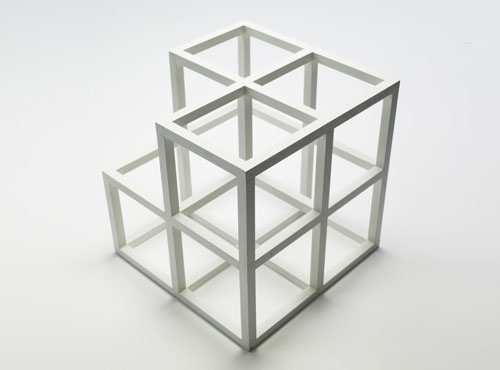
#> input picture input_ex3.jpg, 500 x 370 px
$ jupyter execute --allow-errors Assignment3.ipynb
#> lines starting #> are read from the running program, lines starting #| are printed output that depends on the picture; after the words box and inside, x2 and y2 are one past the last pixel; in counts of white or black regions, pixels touching at a corner belong together
# Task 1: Implement a function that detects lines in an image based on Hough-voting.
**Do not use** the built-in OpenCV function cv2.HoughLines() (you may use it for comparison only). You are free to use the provided image (input_ex3.jpg) or your own photos containing visible straight lines. All utility functions mentioned below can be found in Moodle.

## a\) Read the input image and convert it to a grayscale image with a value range [0, 1]. Plot the result image.

### Imports and Image Preperation

[cell 1]
import os
import numpy as np
import matplotlib.pyplot as plt
from fontTools.merge import cmap
from scipy import signal

#> (the rest of this cell did not finish here and is left out)

[cell 2]
# Load image
I = plt.imread(os.path.join("..", "input_ex3.jpg"))
#> I is the input picture: shape (370, 500, 3); mean R, G, B 218.4, 219.2, 216.6

# Convert to grayscale if RGB
if I.ndim == 3:
    I = I.mean(axis=2)
#> I: shape (370, 500) float64

# Convert to double precision and normalize
I = I.astype(np.float64)
I = (I - I.min()) / (I.max() - I.min())
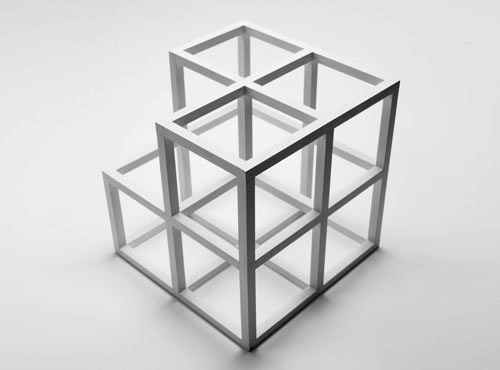
#> I: shape (370, 500) float64; min 0, max 1, mean 0.819

### Visualize Input Image

[cell 3]
plt.imshow(I, cmap="gray")
plt.title("Input image")
plt.axis("off")
plt.show()

## b\) Apply a GoG filter (from assignment 2) to derive gradient images in x- and y-direction and compute the gradient magnitude.

[cell 4]
def gog_kernels(sigma, size):
    k = size // 2
    x, y = np.meshgrid(
        np.arange(-k, k + 1),
        np.arange(-k, k + 1)
    )
    G = (1 / (2 * np.pi * sigma**2)) * np.exp(-(x**2 + y**2) / (2 * sigma**2))
    Gx = -x / sigma**2 * G
    Gy = -y / sigma**2 * G
    return Gx, Gy

[cell 5]
sigma = 0.8
ksize = 7

Gx, Gy = gog_kernels(sigma, ksize)

Ix = signal.convolve2d(I, Gx, mode="valid")
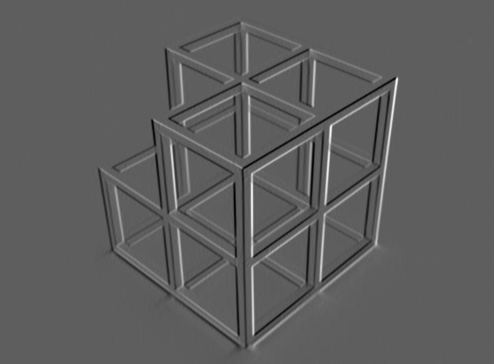
#> Ix: shape (364, 494) float64; min -0.2, max 0.339, mean -8.09e-05; drawn with min black and max white
Iy = signal.convolve2d(I, Gy, mode="valid")
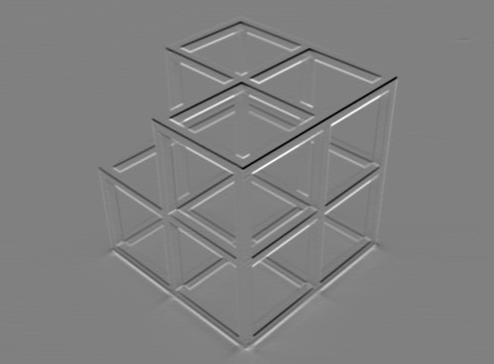
#> Iy: shape (364, 494) float64; min -0.311, max 0.305, mean -0.000213; drawn with min black and max white

Gmag = np.sqrt(Ix**2 + Iy**2)
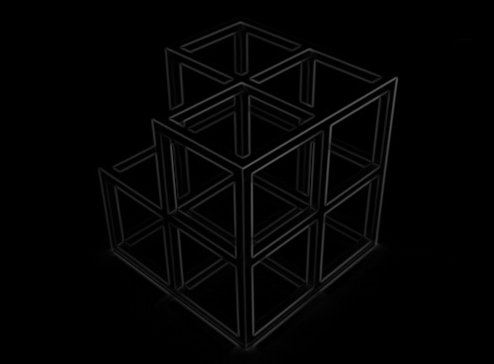
#> Gmag: shape (364, 494) float64; min 2.04e-18, max 0.362, mean 0.0156

## c\) Threshold gradient magnitude

[cell 6]
threshold = 0.2 * np.max(Gmag)
#> threshold = 0.0724
edges = Gmag > threshold
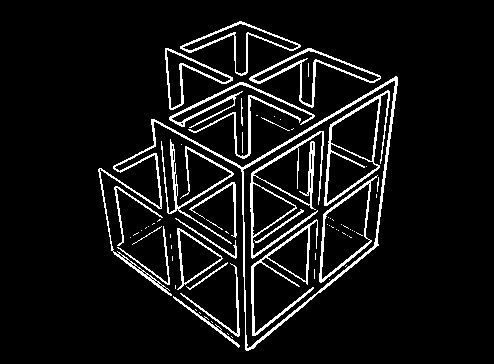
#> edges: shape (364, 494) bool; 7.6% white in thin lines or dots, all inside (x1, y1, x2, y2) = (98, 21, 398, 351)

plt.imshow(edges, cmap="gray")
plt.title("Binary edge mask")
plt.axis("off")
plt.show()

## d\) Hough line detection

[cell 7]
def hough_lines(edges, Ix, Iy, num_theta=360):
#> called with num_theta = 360
    rows, cols = edges.shape
#> rows = 364; cols = 494

    # Theta range (in degrees)
    theta = np.linspace(-90, 89, num_theta)
    # Convert to radians for trigonometric functions
    theta_rad = np.radians(theta)
    cos_t = np.cos(theta_rad)
    sin_t = np.sin(theta_rad)

    # Rho range
    diag_len = int(np.ceil(np.sqrt(rows**2 + cols**2)))
#> diag_len = 614
    rho = np.linspace(-diag_len, diag_len, 2 * diag_len + 1)
#> rho = 1229 values from -614 to 614

    H = np.zeros((len(rho), len(theta)), dtype=np.float64)

    ys, xs = np.nonzero(edges)
#> ys = 13640 values from 21 to 350; xs = 13640 values, max 397 at index 1745, min 98 at index 6388, mean 257

    # Gradient direction (in radians, range [-π, π])
    grad_theta = np.arctan2(Iy[ys, xs], Ix[ys, xs])
#> grad_theta = 13640 values, max 3.14 at index 12303, min -3.14 at index 5177, mean 0.0299

    for i in range(len(xs)):
        x = xs[i]
        y = ys[i]

        # Convert gradient angle from radians to degrees
        theta_line = np.degrees(grad_theta[i])
        theta_line = ((theta_line + 90) % 180) - 90

        # Find closest theta bin
        t_idx = np.argmin(np.abs(theta - theta_line))

        r = x * cos_t[t_idx] + y * sin_t[t_idx]
        r_idx = np.argmin(np.abs(rho - r))

        H[r_idx, t_idx] += 1
#> this loop made 13640 passes
#> (x, y, theta_line, t_idx, r, r_idx) on passes 1 to 3: (239, 21, 78.97, 339, 66.11, 680), (240, 21, 86.73, 354, 35.58, 650), (241, 21, -80.19, 20, 21.05, 635)
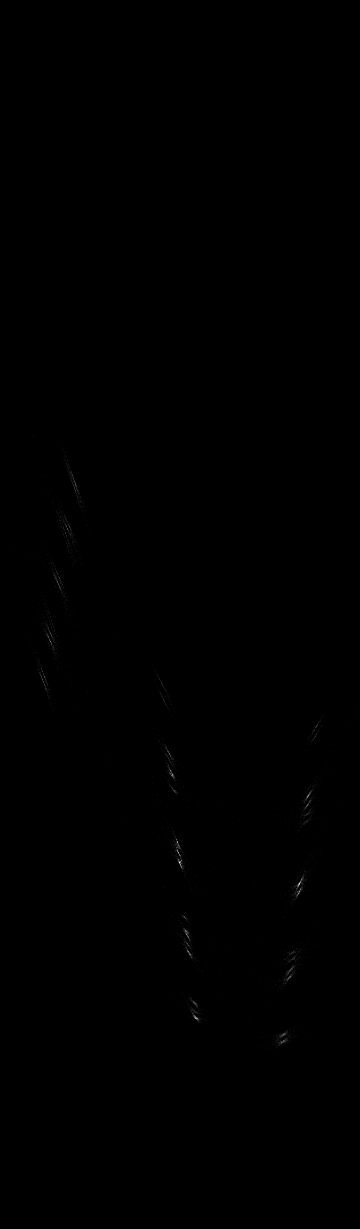
#> H: shape (1229, 360) float64; min 0, max 50, mean 0; drawn with min black and max white

    return H, theta, rho

[cell 8]
H, theta, rho = hough_lines(edges, Ix, Iy)
#> theta = 360 values from -90 to 89; rho = 1229 values from -614 to 614

## e\) Plot Hough voting array

[cell 9]
H_norm = H / H.max()
#> (the rest of this cell did not finish here and is left out)

$ run again, with Dnieper-river-low-contrast.png saved as input_ex3.jpg
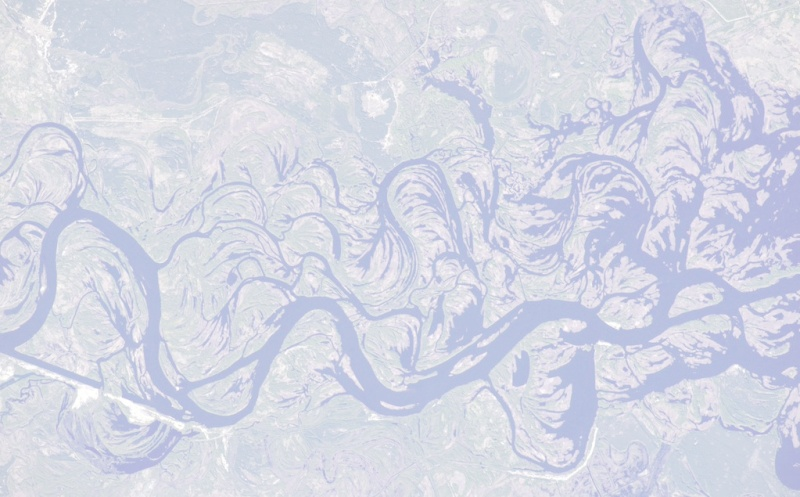
#> input picture Dnieper-river-low-contrast.png, 800 x 497 px
#> I is the input picture: shape (497, 800, 3); mean R, G, B 213.9, 216.7, 229.5
#> threshold = 0.0692
#> `edges = Gmag > threshold`:
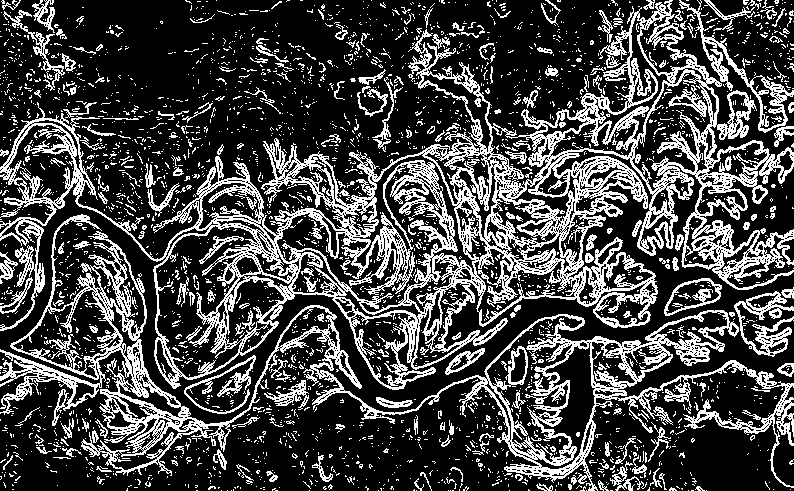
#> edges: shape (491, 794) bool; 27.4% white in thin lines or dots
#> the loop in hough_lines, `for i in range(len(xs)):` made 106735 passes
#> (x, theta_line, t_idx, r, r_idx) on passes 1 to 3: (2, -60, 60, 0.997, 935), (3, -52.48, 75, 1.82, 936), (13, 47.37, 276, 8.76, 943)
#> after the loop in hough_lines, `for i in range(len(xs)):`:
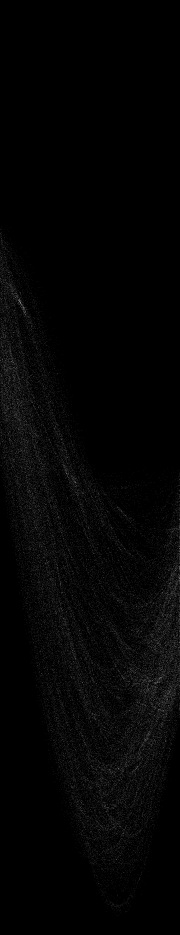
#> H: shape (1869, 360) float64 (shown at 1/2 size); min 0, max 9, mean 0.159; drawn with min black and max white
#> `H, theta, rho = hough_lines(edges, Ix, Iy)`: theta = 360 values from -90 to 89; rho = 1869 values from -934 to 934
